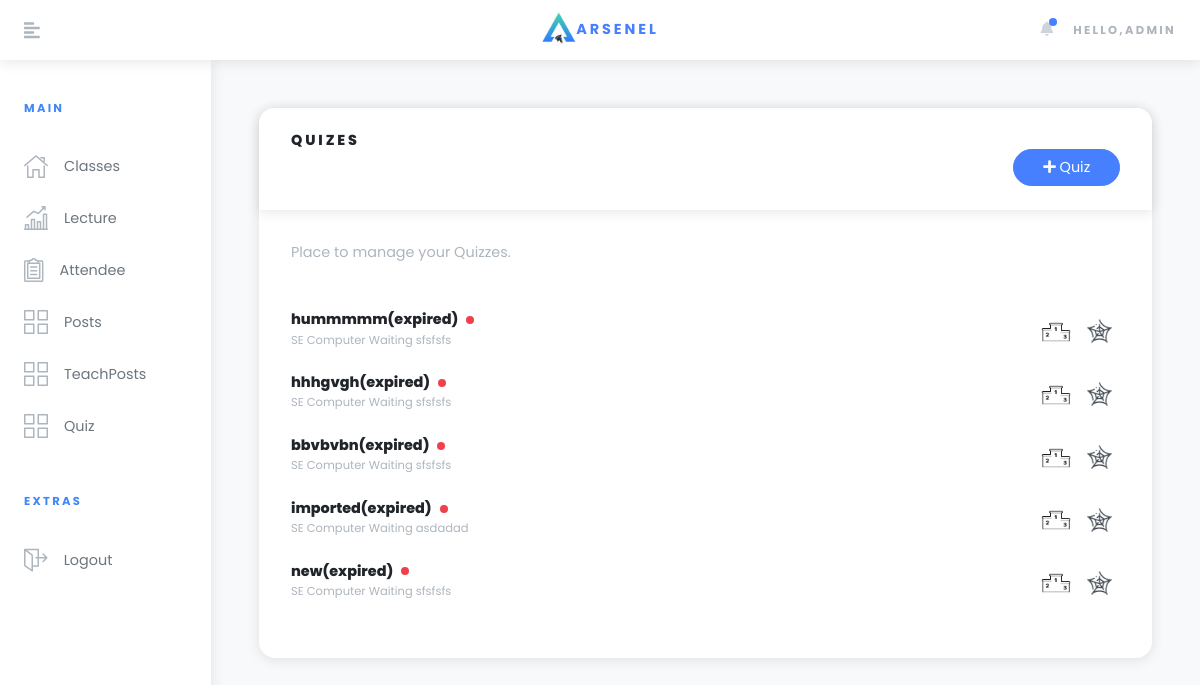
The page /quiz/ (signed in) on the database its author committed.
### custom_user/models.py (models this page shows, shortened)
class User(AbstractBaseUser):
	email=models.EmailField(verbose_name="email",max_length=50,unique=True)
	username=models.CharField(max_length=30,unique=True,blank=True)
	date_joined=models.DateTimeField(verbose_name="date joined",auto_now_add=True)
	last_login=models.DateTimeField(verbose_name="last joined",auto_now_add=True)
	is_admin=models.BooleanField(default=False)
	is_active=models.BooleanField(default=True)
	is_staff=models.BooleanField(default=False)
	is_superuser=models.BooleanField(default=False)
	is_teacher=models.BooleanField(default=False)
	is_student=models.BooleanField(default=False)
	USERNAME_FIELD="email"
	REQUIRED_FIELDS=['username']
	objects=MyAccountManager()

### quizzes/models.py (models this page shows)
class Quiz(models.Model):
	lecture=models.ForeignKey(Lecture,on_delete=models.CASCADE)
	name = models.CharField(max_length=100)
	description = models.CharField(max_length=70)
	slug = models.SlugField(blank=True,unique=True)
	roll_out_time = models.DateTimeField(default=datetime.now,blank=True)
	stop_time = models.DateTimeField(default=datetime.now,blank=True)
	timestamp = models.DateTimeField(auto_now_add=True)
	pointer=models.BooleanField(default=False,blank=True,null=True)
	class Meta:
		ordering = ['timestamp',]
		verbose_name_plural = "Quizzes"
	def __str__(self):
		return self.name

### app1/models.py (models this page shows)
class Lecture(models.Model):
	user=models.ForeignKey(User,on_delete=models.CASCADE,related_name="child_teach")
	section_class=models.ForeignKey(Section_class,on_delete=models.CASCADE)
	subject=models.CharField(max_length=20)
	lectures_conducted=models.IntegerField(null=True,default=0)
	def __str__(self):
		return "%s %s"%(self.section_class,self.subject)

class Section_class(models.Model):
	owner=models.ForeignKey(User,on_delete=models.CASCADE,blank=True,null=True)
	teacher=models.ManyToManyField(User,related_name="members",blank=True)
	year=models.CharField(max_length=20)
	div=models.CharField(max_length=10)
	def __str__(self):
		return "%s %s"%(self.year,self.div)

### quizzes/views.py (the view)
# urls.py: path('',quiz_view,name="quizy"),
@login_required(login_url='/account/login')
def quiz_view(request):
	now = timezone.now()
	lecture=Lecture.objects.filter(user=request.user)
	quiz=Quiz.objects.filter(lecture__in=lecture)
	quiz_expired=quiz.filter(stop_time__lte=now)
	quiz_active=quiz.filter(stop_time__gt=now)
	error=[]
	success=[]
	if request.POST:
			if request.POST.get('share_id'):
				id=request.POST.get('share_id')
				try:
					id=force_text(urlsafe_base64_decode(id).decode())
					id=int(id)-1009
					try:
						quiz=Quiz.objects.get(id=id)
						lect_selected=request.POST.get('lecture')
						lect_selected=Lecture.objects.get(id=int(lect_selected))
						quiz_start=Quiz(lecture=lect_selected,name=request.POST.get('Name'),description=quiz.description,roll_out_time=quiz.roll_out_time,stop_time=quiz.stop_time,pointer=True)
						quiz_start.save()
						relate_quiz=Quiz_point(quiz_fro=quiz_start,quiz_to=quiz)
						relate_quiz.save()
						make_quiz_models(quiz_start)
						return redirect("quizzes:quizy")
						success.append('Quiz Imported Successfully')
					except:
						error.append("Quiz does not exist")
				except :
					error.append("No such ID")
			form=Quiz_form(request.POST or None)
			if form.is_valid():
				instance=form.save()
				print(instance.id)
				make_quiz_models(instance)
				ret="/quiz/question/"+str(instance.slug)+"/1/0"
				return redirect(ret)
	else:
		form=Quiz_form(None)
		form.fields['lecture'].queryset = lecture
	context={'quiz':quiz_active,'lecture':lecture,'quiz_e':quiz_expired,'form':form,'title':"Quiz",'error':error,'success':success}
	return render(request,"viewww.html",context)

### quizzes/templates/viewww.html (shortened to what this page needs)
{% extends "base.html" %}
{% load static %}
{% block content %}
<div class="page-holder w-100 d-flex flex-wrap">
        <div class="container-fluid px-xl-5">
          <section class="py-5">
            <div class="row">
              <div class="col-lg-12 mb-4">
                <div class="card">
                  <div class="card-header">
                    <h2 class="h6 mb-0 text-uppercase">Quizes</h2>
                     <button class="btn btn-primary" data-toggle="modal" data-target="#myModal" style="float: right;"><i class="fas fa-plus"></i></span> Quiz
         </button>
                  </div>
                  <div class="card-body">
                    <p class="text-gray mb-5" style="margin-bottom: 0px;">Place to manage your Quizzes.</p>
                    {% for q in quiz_e %}
                    <div class="d-flex justify-content-between align-items-start align-items-sm-center mb-4 flex-column flex-sm-row" style="position: relative;">
                      <div class="left d-flex align-items-center">
                        <div class="text">
                          <h6 class="mb-0 d-flex align-items-center"> <span>{{q}}(expired)</span><span class="dot dot-sm ml-2 bg-red"></span></h6><small class="text-gray">{{q.lecture}}</small>
                        </div>
                      </div>
                      <div class="right ml-5 ml-sm-0 pl-3 pl-sm-0" style="position: absolute; right: 0px;">
                        <table style="border:0px;">
                        <tr>
                          <td><a href="{% url 'quizzes:score' my_id=q.slug %}" data-toggle="tooltip" title="Scores"><img src="{% static 'icons/score.png' %}" style="height:30px;"></a> </td>
						              <td><a href="{% url 'quizzes:quiz_view' my_id=q.slug %}"  data-toggle="tooltip" title="Detail"><img src="{% static 'icons/detail.png' %}" style="height:25px;"></a> </td>
                        </tr>
                        </table>
                      </div>
                    </div>
                    {% endfor %}
                  </div>
                </div>
              </div>
          </div>
      </section>
  </div>
</div>
</div>
{% endblock %}

### app1/templates/navbar.html (shortened to what this page needs)
{% load static %}
      <nav class="navbar navbar-expand-lg px-4 py-2 bg-white shadow sticky-top" style="height: 60px;"><a class="sidebar-toggler text-gray-500 mr-4 mr-lg-5 lead"><i class="fas fa-align-left"></i></a><a href="{% url 'root' %}" class="navbar-brand font-weight-bold text-uppercase text-base"><img src="{% static 'Logos/apple-icon-180x180.png' %}" style="height: 35px;">ARSENEL</a>
        <ul class="ml-auto d-flex align-items-center list-unstyled mb-0">
         {% if request.user.is_authenticated %}
         <li class="nav-item dropdown mr-3"><a id="notifications" href="http://example.com" data-toggle="dropdown" aria-haspopup="true" aria-expanded="false" class="nav-link dropdown-toggle text-gray-400 px-1"><i class="fa fa-bell"></i><span class="notification-icon"></span></a>
        </li>
          <li class="nav-item dropdown ml-auto">
            <a id="userInfo" href="#" data-toggle="dropdown" aria-haspopup="true" aria-expanded="false" class="text-gray-500 dropdown-toggle text-uppercase  font-weight-bold small">Hello,{{request.user.username}}</a>
          </li>
          {% endif %}
        </ul>
      </nav>

### static/app1/css/master.css (style rules this page uses)
* { box-sizing: border-box }
table { border-collapse: collapse; border-spacing: 0; width: 100%; border: 1px solid #ddd; }
th, td { text-align: left; padding: 8px; }
nav { background-color: #0388fc; z-index: 2; }

### rows shown on the page
User: user.username "ADMIN"
Quiz: name "hummmmm", lecture "SE Computer Waiting sfsfsfs"
Quiz: name "hhhgvgh", lecture "SE Computer Waiting sfsfsfs"
Quiz: name "bbvbvbn", lecture "SE Computer Waiting sfsfsfs"
Quiz: name "imported", lecture "SE Computer Waiting asdadad"
Quiz: name "new", lecture "SE Computer Waiting sfsfsfs"
